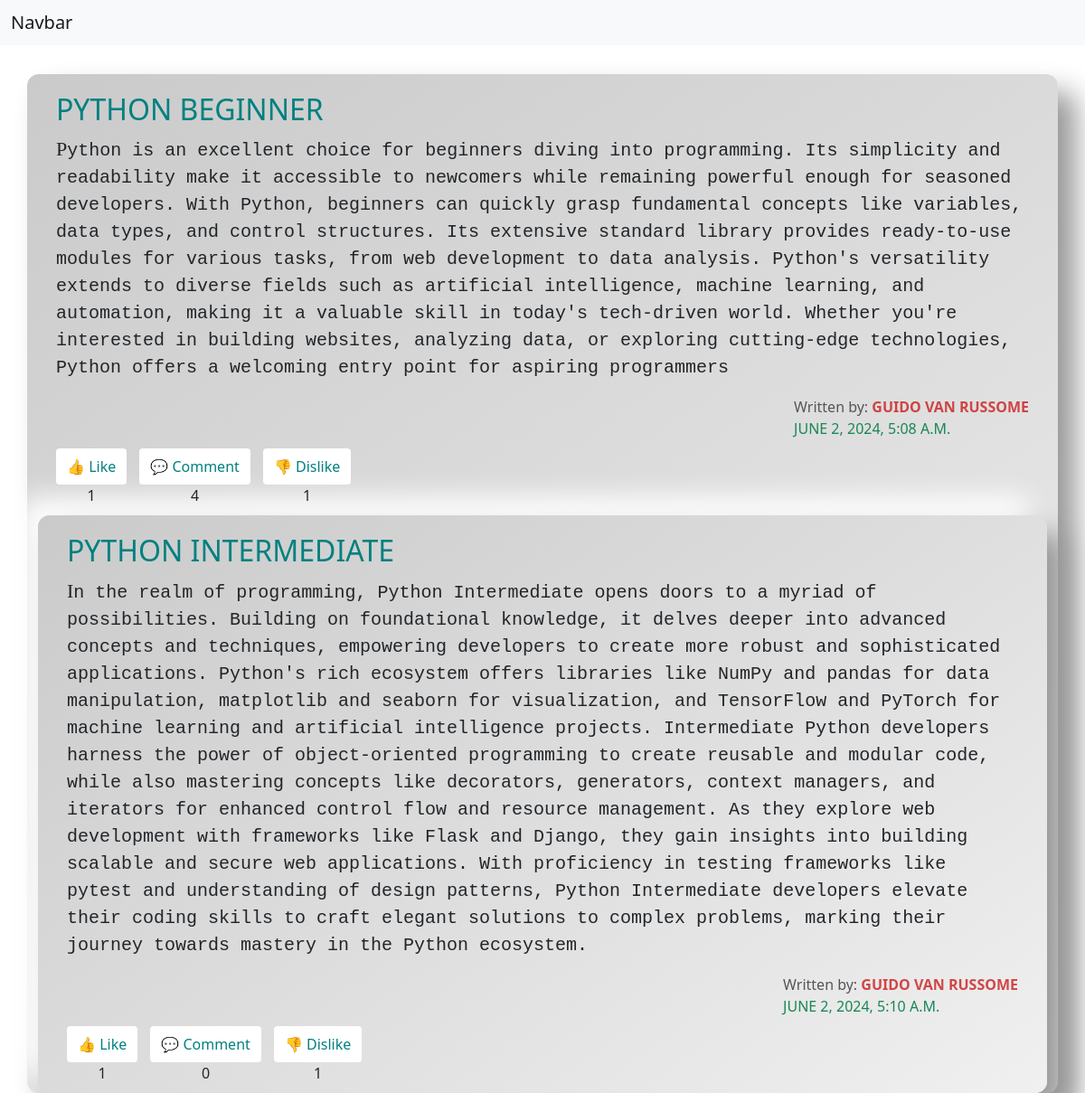
The page / (signed in) on the database its author committed.
### home/models.py (models this page shows, shortened)
class Blog(models.Model):
    title = models.CharField(max_length=50)
    content = models.TextField()
    author = models.CharField(max_length=50)
    date = models.DateTimeField(default=timezone.now)

### home/views.py (the view)
# urls.py: 2. Add a URL to urlpatterns:  path('', views.home, name='home')
@login_required(login_url='login/')
def home(request):
    All_blogs = Blog.objects.all()
    Main_data=handle(All_blogs)
    return render(request ,'home.html',{"data":Main_data})

### home/views.py (called while the page is built)
def handle(blog_list)->list[dict]:
    Accurate_data = []
    for blog in blog_list:
        temp = {"blog_content":blog}
        list_likes=Like.objects.filter(blog = blog.id).count()
        temp['count_of_likes'] = list_likes
        list_comments = comment.objects.filter(blog = blog.id)
        count_of_comments = comment.objects.filter(blog = blog.id).count()
        temp['count_of_comment'] = count_of_comments
        temp['list_comment'] = list_comments
        count_of_dislikes = Dislike.objects.filter(blog = blog.id).count()
        temp['count_dislikes'] = count_of_dislikes
        Accurate_data.append(temp)
    return Accurate_data

### home/templates/home.html (shortened to what this page needs)
{% extends "layout.html" %}
{% load static %}
{% block link %}
<link rel="stylesheet" href="{% static 'home.css' %}" />
{% endblock link %}
{% block content %}
<div class="blog-box">
  {% for item in data %}
  <div class="container">
    <div class="blog-content">
      <h2>{{item.blog_content.title}}</h2>
      <p>{{item.blog_content.content}}</p>
      <div class="blog-author">
        <span>Written by: <strong>{{item.blog_content.author}}</strong></span><br/>
        <span class="text-uppercase text-success">{{item.blog_content.date}}</span>
      </div>
    </div>
    <div class="blog-footer">
      <div class="blog-actions">
        <span class="btns">
          <span>
            <button class="like-btn"><a href="{% url "post_like" item.blog_content.id request.user.id %}">👍 Like</a></button>
          </span>
          <span>{{item.count_of_likes}}</span>
        </span>
        <span class="btns">
          <span>
            <button class="comment-btn">💬 Comment</button>
          </span>
          <span>{{item.count_of_comment}}</span>
        </span>
        <span class="btns">
          <span>
            <button class="dislike-btn"><a href="{% url "post_dislike" item.blog_content.id request.user.id %}">👎 Dislike</a></button>
          </span>
          <span>{{item.count_dislikes}}</span>
        </span>
      </div>
    </div>
  {% endfor %}
</div>
</div>
{% endblock content %}

### templates/layout.html (shortened to what this page needs)
<!DOCTYPE html>
<html lang="en">
<head>
    {% block link %}{% endblock link %}
    <link href="https://cdn.jsdelivr.net/npm/bootstrap@5.0.2/dist/css/bootstrap.min.css" rel="stylesheet">
</head>
<body>
    <nav class="navbar navbar-light bg-light">
        <div class="container-fluid">
          <span class="navbar-brand mb-0 h1">Navbar</span>
        </div>
    </nav>
    {% block content %}{% endblock content %}
</body>
</html>

### static/home.css (style rules this page uses)
* { margin: 0; padding: 0; box-sizing: border-box; }
body { font-family: Arial, sans-serif; background-color: #f5f5f5; margin: 0; min-height: 100vh; }
.blog-box { width: 100%; height: 100%; box-shadow: 0 4px 8px rgba(0, 0, 0, 0.4); overflow: hidden; display: flex; flex-direction: column; row-gap: 2rem; padding-top: 2rem; }
.container { width: 100%; border-radius: 13px; background: linear-gradient(145deg, #cacaca, #f0f0f0); box-shadow: 20px 20px 31px #989898, -20px -20px 31px #ffffff; }
.blog-content { padding: 20px; }
.blog-content h2 { margin-top: 0; color: teal; }
.blog-content p { font-size: 20px; font-family: monospace; font-weight: 300; }
.blog-content p::first-letter { font-weight: bolder; font-family: cursive; font-size: 22px; }
strong { color: rgba(202, 22, 22, 0.778); }
.blog-footer { display: flex; justify-content: space-between; align-items: center; width: 100%; padding: 10px 20px; margin-top: 1rem; }
span { font-size: 1rem; }
.blog-actions { display: flex; gap: 14px; }
.blog-actions .btns { display: flex; align-items: center; flex-direction: column; }
.blog-actions button { background-color: #ffffff; color: teal; border: none; border-radius: 4px; padding: 8px 12px; cursor: pointer; display: flex; flex-direction: column; transition: background-color 0.3s ease; }
.blog-actions button a { text-decoration: none; text-align: center; color: teal; }
.blog-author { font-size: 14px; color: #555; float: right; }

### rows shown on the page
Blog: blog_content "PYTHON BEGINNER", blog_content.content "Python is an excellent choice for beginners diving into programming. Its simplicity and readability make it accessible to newcomers while remaining powerful enough for seasoned developers. With Python, beginners can quickly grasp fundamental concepts like variables, data types, and control structures. Its extensive standard library provides ready-to-use modules for various tasks, from web development to data analysis. Python's versatility extends to diverse fields such as artificial intelligence, machine learning, and automation, making it a valuable skill in today's tech-driven world. Whether you're interested in building websites, analyzing data, or exploring cutting-edge technologies,…", blog_content.author "GUIDO VAN RUSSOME", blog_content "JUNE 2, 2024, 5:08 A.M.", count_of_likes "1", count_of_comment "4", count_dislikes "1"
Blog: blog_content "PYTHON INTERMEDIATE", blog_content.content "In the realm of programming, Python Intermediate opens doors to a myriad of possibilities. Building on foundational knowledge, it delves deeper into advanced concepts and techniques, empowering developers to create more robust and sophisticated applications. Python's rich ecosystem offers libraries like NumPy and pandas for data manipulation, matplotlib and seaborn for visualization, and TensorFlow and PyTorch for machine learning and artificial intelligence projects. Intermediate Python developers harness the power of object-oriented programming to create reusable and modular code, while also mastering concepts like decorators, generators, context managers, and iterators for enhanced…", blog_content.author "GUIDO VAN RUSSOME", blog_content "JUNE 2, 2024, 5:10 A.M.", count_of_likes "1", count_of_comment "0", count_dislikes "1"
